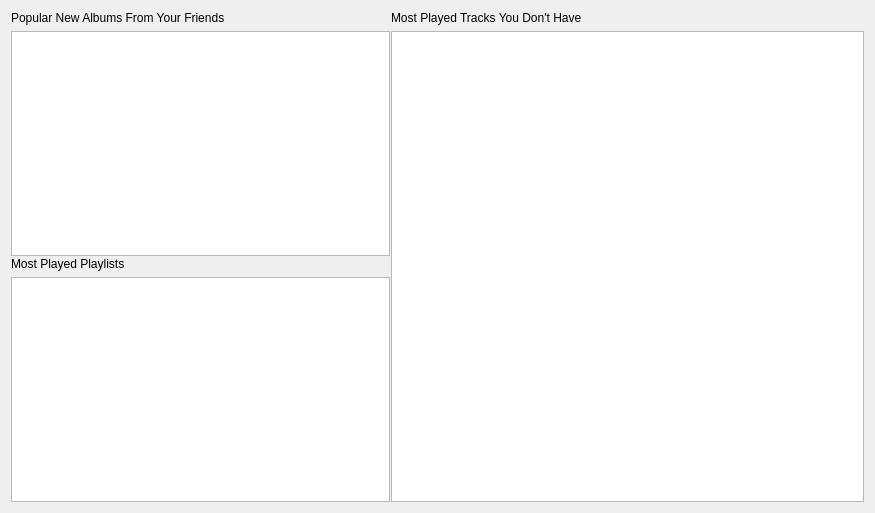
<?xml version="1.0" encoding="UTF-8"?>
<ui version="4.0">
 <class>SocialPlaylistWidget</class>
 <widget class="QWidget" name="SocialPlaylistWidget">
  <property name="geometry">
   <rect>
    <x>0</x>
    <y>0</y>
    <width>875</width>
    <height>513</height>
   </rect>
  </property>
  <layout class="QVBoxLayout" name="verticalLayout_4">
   <item>
    <widget class="QSplitter" name="splitter_2">
     <property name="orientation">
      <enum>Qt::Horizontal</enum>
     </property>
     <property name="handleWidth">
      <number>1</number>
     </property>
     <widget class="QSplitter" name="splitter">
      <property name="orientation">
       <enum>Qt::Vertical</enum>
      </property>
      <property name="handleWidth">
       <number>1</number>
      </property>
      <widget class="QWidget" name="layoutWidget1">
       <layout class="QVBoxLayout" name="verticalLayout">
        <item>
         <widget class="HeaderLabel" name="label_4">
          <property name="text">
           <string>Popular New Albums From Your Friends</string>
          </property>
         </widget>
        </item>
        <item>
         <widget class="GridView" name="newAlbumsView"/>
        </item>
       </layout>
      </widget>
      <widget class="QWidget" name="layoutWidget2">
       <layout class="QVBoxLayout" name="verticalLayout_3">
        <item>
         <widget class="HeaderLabel" name="label_2">
          <property name="text">
           <string>Most Played Playlists</string>
          </property>
         </widget>
        </item>
        <item>
         <widget class="Tomahawk::Widgets::PlaylistWidget" name="mostPlayedPlaylists"/>
        </item>
       </layout>
      </widget>
     </widget>
     <widget class="QWidget" name="layoutWidget">
      <layout class="QVBoxLayout" name="verticalLayout_2">
       <item>
        <widget class="HeaderLabel" name="label_3">
         <property name="text">
          <string>Most Played Tracks You Don't Have</string>
         </property>
        </widget>
       </item>
       <item>
        <widget class="TrackView" name="newTracksView">
         <property name="minimumSize">
          <size>
           <width>320</width>
           <height>0</height>
          </size>
         </property>
        </widget>
       </item>
      </layout>
     </widget>
    </widget>
   </item>
  </layout>
 </widget>
 <customwidgets>
  <customwidget>
   <class>TrackView</class>
   <extends>QTreeView</extends>
   <header>playlist/TrackView.h</header>
  </customwidget>
  <customwidget>
   <class>HeaderLabel</class>
   <extends>QLabel</extends>
   <header location="global">widgets/HeaderLabel.h</header>
  </customwidget>
  <customwidget>
   <class>GridView</class>
   <extends>QListView</extends>
   <header location="global">playlist/GridView.h</header>
  </customwidget>
  <customwidget>
   <class>Tomahawk::Widgets::PlaylistWidget</class>
   <extends>QListWidget</extends>
   <header>PlaylistWidget.h</header>
  </customwidget>
 </customwidgets>
 <resources/>
 <connections/>
</ui>
